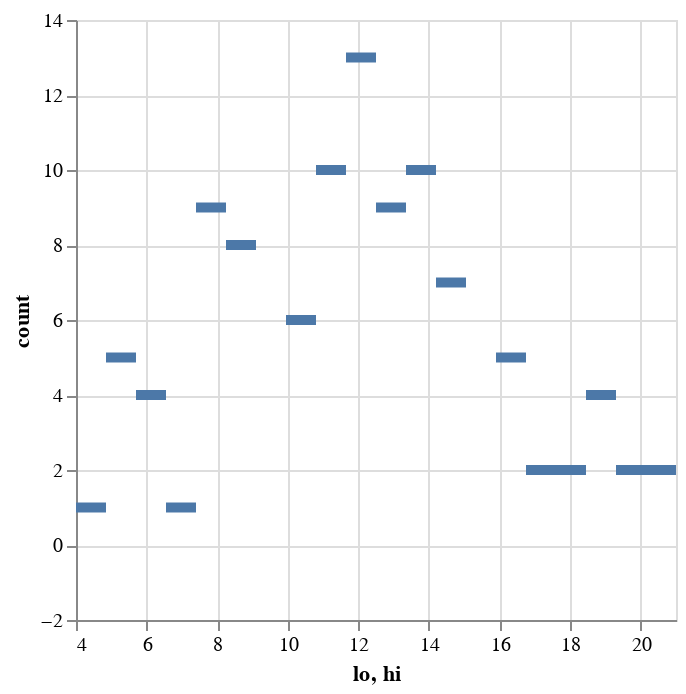
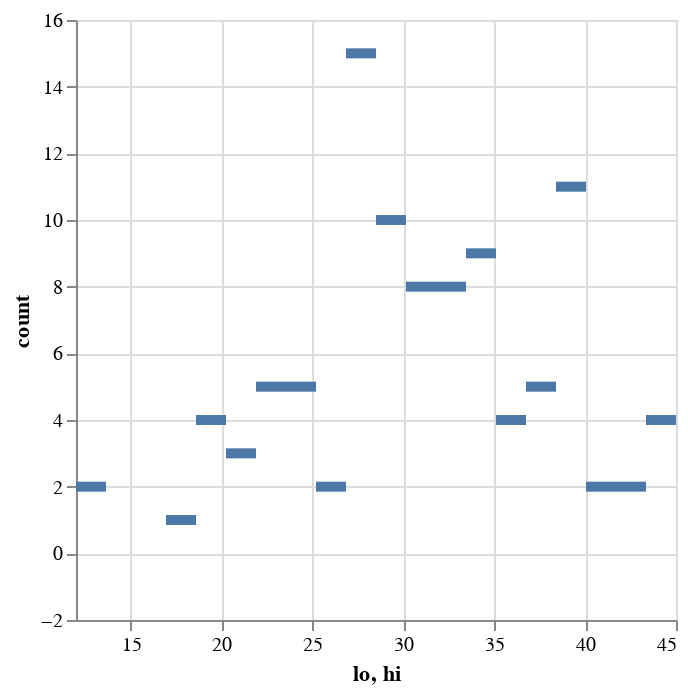
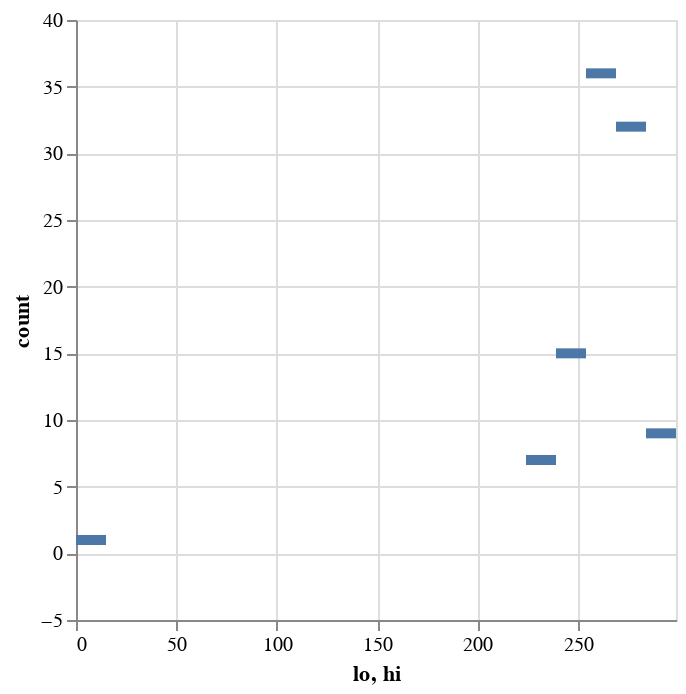

Write notebook code for charts like these, in order.
### Markdown cell above
## Distribution of Model Predictions

### Code cell
histogram(sample(model1.I at max(data.time) + 7, 100), 20)
histogram(sample(model2.I at max(data.time) + 7, 100), 20)
histogram(sample(model3.I at max(data.time) + 7, 100), 20)

### Figure 1 — Vega-Lite specification as saved in the notebook (floating-point values rounded to 4 significant figures)
{"$schema": "https://vega.github.io/schema/vega-lite/v4.json", "data": {"values": [{"count": 9, "hi": 8.25, "lo": 7.4}, {"count": 2, "hi": 17.6, "lo": 16.75}, {"count": 13, "hi": 12.5, "lo": 11.65}, {"count": 2, "hi": 20.15, "lo": 19.3}, {"count": 7, "hi": 15.05, "lo": 14.2}, {"count": 1, "hi": 7.4, "lo": 6.55}, {"count": 10, "hi": 11.65, "lo": 10.8}, {"count": 2, "hi": 21, "lo": 20.15}, {"count": 4, "hi": 6.55, "lo": 5.7}, {"count": 2, "hi": 18.45, "lo": 17.6}, {"count": 6, "hi": 10.8, "lo": 9.95}, {"count": 5, "hi": 5.7, "lo": 4.85}, {"count": 9, "hi": 13.35, "lo": 12.5}, {"count": 4, "hi": 19.3, "lo": 18.45}, {"count": 10, "hi": 14.2, "lo": 13.35}, {"count": 1, "hi": 4.85, "lo": 4}, {"count": 5, "hi": 16.75, "lo": 15.9}, {"count": 8, "hi": 9.1, "lo": 8.25}]}, "encoding": {"x": {"bin": {"binned": "true", "step": 0.85}, "field": "lo"}, "x2": {"field": "hi"}, "y": {"field": "count", "type": "quantitative"}}, "mark": "bar"}

### Figure 2 — Vega-Lite specification as saved in the notebook (floating-point values rounded to 4 significant figures)
{"$schema": "https://vega.github.io/schema/vega-lite/v4.json", "data": {"values": [{"count": 4, "hi": 20.25, "lo": 18.6}, {"count": 5, "hi": 38.4, "lo": 36.75}, {"count": 15, "hi": 28.5, "lo": 26.85}, {"count": 2, "hi": 43.35, "lo": 41.7}, {"count": 8, "hi": 33.45, "lo": 31.8}, {"count": 1, "hi": 18.6, "lo": 16.95}, {"count": 2, "hi": 26.85, "lo": 25.2}, {"count": 4, "hi": 45, "lo": 43.35}, {"count": 9, "hi": 35.1, "lo": 33.45}, {"count": 11, "hi": 40.05, "lo": 38.4}, {"count": 5, "hi": 25.2, "lo": 23.55}, {"count": 10, "hi": 30.15, "lo": 28.5}, {"count": 5, "hi": 23.55, "lo": 21.9}, {"count": 2, "hi": 41.7, "lo": 40.05}, {"count": 8, "hi": 31.8, "lo": 30.15}, {"count": 2, "hi": 13.65, "lo": 12}, {"count": 4, "hi": 36.75, "lo": 35.1}, {"count": 3, "hi": 21.9, "lo": 20.25}]}, "encoding": {"x": {"bin": {"binned": "true", "step": 1.65}, "field": "lo"}, "x2": {"field": "hi"}, "y": {"field": "count", "type": "quantitative"}}, "mark": "bar"}

### Figure 3 — Vega-Lite specification as saved in the notebook (floating-point values rounded to 4 significant figures)
{"$schema": "https://vega.github.io/schema/vega-lite/v4.json", "data": {"values": [{"count": 7, "hi": 239.2, "lo": 224.2}, {"count": 32, "hi": 284.1, "lo": 269.1}, {"count": 9, "hi": 299, "lo": 284.1}, {"count": 15, "hi": 254.1, "lo": 239.2}, {"count": 36, "hi": 269.1, "lo": 254.1}, {"count": 1, "hi": 14.95, "lo": 0}]}, "encoding": {"x": {"bin": {"binned": "true", "step": 14.95}, "field": "lo"}, "x2": {"field": "hi"}, "y": {"field": "count", "type": "quantitative"}}, "mark": "bar"}
